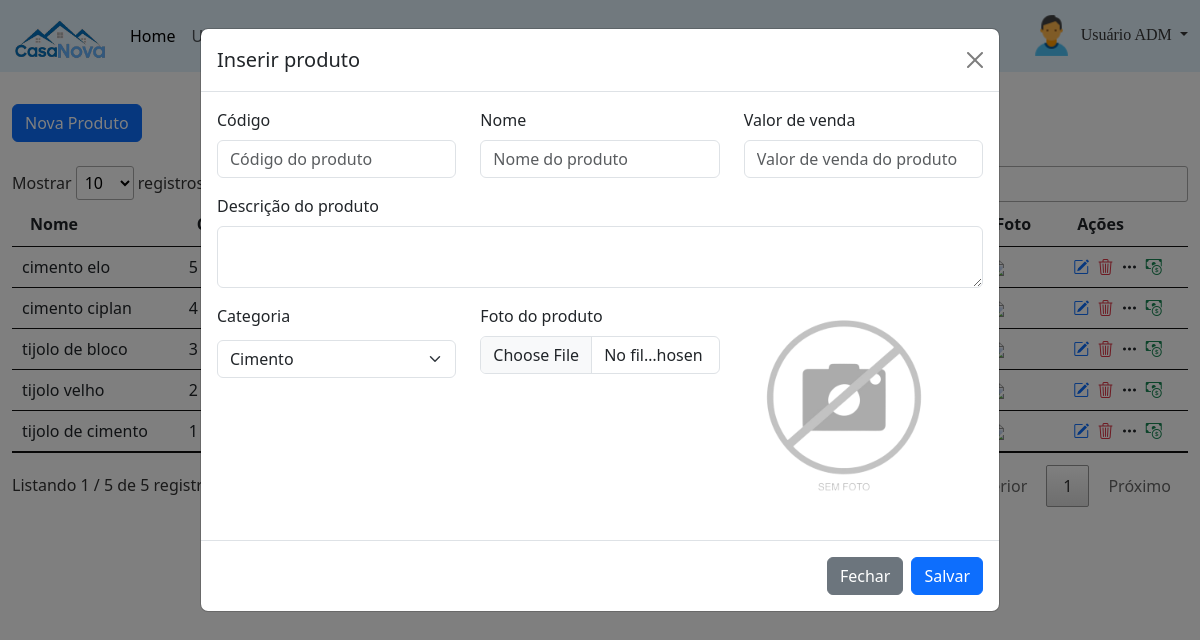
Page /painel-adm/index.php?pagina=produtos&funcao=novo (signed in) on the committed database.
### tables this page shows
CREATE TABLE `usuarios` (
  `id` int(11) NOT NULL,
  `nome` varchar(50) NOT NULL,
  `cpf` varchar(18) NOT NULL,
  `email` varchar(50) NOT NULL,
  `senha` varchar(20) NOT NULL,
  `nivel` varchar(13) NOT NULL
);

CREATE TABLE `produtos` (
  `id` int(11) NOT NULL,
  `codigo` varchar(50) NOT NULL,
  `nome` varchar(80) NOT NULL,
  `descricao` varchar(200) DEFAULT NULL,
  `estoque` int(11) NOT NULL,
  `valor_compra` decimal(8,2) NOT NULL,
  `valor_venda` decimal(8,2) NOT NULL,
  `fornecedor` int(11) NOT NULL,
  `categoria` int(11) NOT NULL,
  `foto` varchar(120) DEFAULT NULL
);

### painel-adm/produtos.php (the view, shortened to what this page needs)
<?php
$pag = 'produtos';
require_once("../conexao.php");
?>
<a class="btn btn-primary mt-2" href='index.php?pagina=<?php echo $pag ?>&funcao=novo' role="button">Nova Produto</a>
<div class="mt-4">
    <?php
    $query = $pdo->query("SELECT * from produtos order by id desc");
    $res = $query->fetchAll(PDO::FETCH_ASSOC);
    $total_reg = @count($res);
    if($total_reg > 0){ ?>
    <table id="example" class="table table-hover my-2">
            <thead>
                <tr>
                    <th>Nome</th>
                    <th>Código</th>
                    <th>Estoque</th>
                    <th>Valor de compra</th>
                    <th>Valor de venda</th>
                    <th>Fornecedor</th>
                    <th>Foto</th>
                    <th>Ações</th>
                </tr>
            </thead>
            <tbody>
                <?php
                for($i=0; $i <$total_reg; $i++){
                    $id_cat = $res[$i]['categoria'];
                    $query_2 = $pdo->query("SELECT * FROM categorias WHERE id = '$id_cat'");
                    $res_2 = $query_2->fetchAll(PDO::FETCH_ASSOC);
                    $nome_categoria = $res_2[0]['nome'];
                    $id_forn = $res[$i]['fornecedor'];
                    $query_f = $pdo->query("SELECT * from fornecedores where id = '$id_forn'");
                    $res_f = $query_f->fetchAll(PDO::FETCH_ASSOC);
                    $total_reg_f = @count($res_f);
                    if($total_reg_f > 0){
                        $nome_forn = $res_f[0]['nome'];
                        $tel_forn = $res_f[0]['telefone'];
                    }else {
                        $nome_forn = 'Fornecedor não existe';
                        $tel_forn = 'Telefone não existe';
                    }
                ?>
                <tr>
                    <td><?php echo $res[$i]["nome"] ?></td>
                    <td><?php echo $res[$i]["codigo"] ?></td>
                    <td><?php echo $res[$i]["estoque"] ?></td>
                    <td>R$ <?php echo number_format($res[$i]["valor_compra"], 2, ',', '.'); ?></td>
                    <td>R$ <?php echo number_format($res[$i]["valor_venda"], 2, ',', '.'); ?></td>
                    <td><?php echo $nome_forn ?></td>
                    <td><img src="../imagem/produtos/<?php echo $res[$i]['foto'] ?>" width="40px"></td>
                    <td>
                        <a href="index.php?pagina=<?php echo $pag ?>&funcao=editar&id=<?php echo $res[$i]['id'] ?>" title="Editar produto" style="text-decoration: none;">
                            <i class="bi bi-pencil-square text-primary mx-1"></i>
                        </a>
                        <a href="index.php?pagina=<?php echo $pag ?>&funcao=deletar&id=<?php echo $res[$i]['id'] ?>" title="Excluir produto" style="text-decoration: none;">
                            <i class="bi bi-trash3 text-danger"></i>
                        </a>
                        <a href="#" onclick="mostrarDados('<?php echo $res[$i]['nome'] ?>', '<?php echo $nome_categoria ?>', '<?php echo $res[$i]['descricao'] ?>', '<?php echo $nome_forn ?>', '<?php echo $tel_forn ?>')" title="Mais informações" style="text-decoration: none;">
                            <i class="bi bi-three-dots text-dark mx-1"></i>
                        </a>
                        <a href="#" onclick="comprarProdutos('<?php echo $res[$i]['id'] ?>')" title="Comprar" style="text-decoration: none;">
                            <i class="bi bi-cash-coin text-success"></i>
                        </a>
                    </td>
                </tr>
                <?php } ?>
            </tbody>
    </table>
    <?php }else{
        echo "<p>Não existem dados para serem exibidos!";
    } ?>
</div>
<?php
if(@$_GET['funcao'] == "editar"){
    $titulo_modal = "Editar produto";
    $query = $pdo->query("SELECT * from produtos WHERE id = '$_GET[id]'");
    $res = $query->fetchAll(PDO::FETCH_ASSOC);
    $total_reg = @count($res);
    if($total_reg > 0){
        $nome = $res[0]['nome'];
        $descricao = $res[0]['descricao'];
        $estoque = $res[0]['estoque'];
        $valor_compra = $res[0]['valor_compra'];
        $valor_venda = $res[0]['valor_venda'];
        $fornecedor = $res[0]['fornecedor'];
        $categoria = $res[0]['categoria'];
        $codigo = $res[0]['codigo'];
        $foto = $res[0]['foto'];
    }
}else{
    $titulo_modal = "Inserir produto";
}
?>
<div class="modal fade" tabindex="-1" id="modalCadastrar" data-bs-backdrop="static">
    <div class="modal-dialog modal-lg">
        <div class="modal-content">
            <div class="modal-header">
                <h5 class="modal-title"><?php echo $titulo_modal ?></h5>
                <button type="button" class="btn-close" data-bs-dismiss="modal" aria-label="Close"></button>
            </div>
            <form method="POST" id="form">
                <div class="modal-body">
                    <div class="row">
						<div class="col-md-4">
							<div class="mb-3">
								<label for="exampleFormControlInput1" class="form-label">Código</label>
								<input type="number" class="form-control" id="codigo" name="codigo" placeholder="Código do produto" required="" value="<?php echo @$codigo ?>">
							</div>
						</div>
						<div class="col-md-4">
							<div class="mb-3">
								<label for="exampleFormControlInput1" class="form-label">Nome</label>
								<input type="text" class="form-control" id="nome" name="nome" placeholder="Nome do produto" required="" value="<?php echo @$nome ?>">
							</div>
						</div>
						<div class="col-md-4">
							<div class="mb-3">
								<label for="exampleFormControlInput1" class="form-label">Valor de venda</label>
								<input type="text" class="form-control" id="valor_venda" name="valor_venda" placeholder="Valor de venda do produto" required="" value="<?php echo @$valor_venda ?>">
							</div>
						</div>
					</div>
                    <div class="mb-3">
						<label for="exampleFormControlInput1" class="form-label">Descrição do produto</label>
						<textarea type="text" class="form-control" id="descricao" name="descricao" maxlenght="200"><?php echo @$descricao ?></textarea>
					</div>
                    <div class="row">
                        <div class="col-md-4">
                            <div class="mb-3">
                                <label for="exampleFormControlInput1" class="form-label">Categoria</label>
                                <select class="form-select mt-1" aria-label="Default select example" name="categoria">
                                    <?php
							        $query = $pdo->query("SELECT * from categorias order by nome asc");
							        $res = $query->fetchAll(PDO::FETCH_ASSOC);
							        $total_reg = @count($res);
							        if($total_reg > 0){
                                        for($i=0; $i <$total_reg; $i++){
										    ?>
                                            <option <?php if(@$categoria == $res[$i]['id']){ ?> selected <?php } ?>  value="<?php echo $res[$i]['id'] ?>"><?php echo $res[$i]['nome'] ?></option>
                                    <?php }
                                    }else{
                                        echo "<option value=''>Cadastre categoria</option>";
                                    } ?>
                                </select>
                            </div>
                        </div>
                        <div class="col-md-4">
                            <div class="mb-3">
                                <label for="formFile" class="form-label">Foto do produto</label>
                                <input type="file" class="form-control" name="imagem" id="imagem" valu="<?php echo @$foto ?>" onChange="carregarImg();">
                            </div>
                        </div>
                        <div class="col-md-4">
                            <div class="mb-3">
                                <?php if (@$foto != ""){ ?>
                                    <img src="../imagem/produtos/<?php echo $foto ?>" width="200px" id="target">
                                <?php }else{ ?>
                                    <img src="../imagem/produtos/sem-foto.png" width="200px" id="target">
                                <?php } ?>
                            </div>
                        </div>
                    </div>
                </div>
                <div class="modal-footer">
                    <button name="btn-fechar" id="btn-fechar" type="button" class="btn btn-secondary" data-bs-dismiss="modal">Fechar</button>
                    <button name="btn-salvar" id="btn-salvar" type="submit" class="btn btn-primary">Salvar</button>
                </div>
            </form>
        </div>
    </div>
</div>

### painel-adm/index.php (shortened to what this page needs)
<?php
require_once("../conexao.php");
$menu1 = "home";
$menu2 = "usuarios";
$menu3 = "fornecedores";
$menu4 = "categorias";
$menu5 = "produtos";
$query = $pdo->query("SELECT * from usuarios WHERE id = '$_SESSION[id_usuario]'");
$res = $query->fetchAll(PDO::FETCH_ASSOC);
$nome_usu = $res[0]['nome'];
?>
<!DOCTYPE html>
<html lang="pt-br">
    <head>
        <link href="https://cdn.jsdelivr.net/npm/bootstrap@5.3.0-alpha1/dist/css/bootstrap.min.css" rel="stylesheet">
        <link rel="stylesheet" type="text/css" href="../recurso/DataTables/datatables.min.css"/>
        <link rel="stylesheet" href="https://cdn.jsdelivr.net/npm/bootstrap-icons@1.10.3/font/bootstrap-icons.css">
    </head>
    <body>
        <header>
            <nav class="navbar navbar-expand-lg" style="background-color: #e3f2fd;">
                <div class="container-fluid">
                    <a class="navbar-brand" href="index.php"><img src="../imagem/logo.png" class="img-fluid" width="94px" height="60px" alt="Logo"/></a>
                    <div class="collapse navbar-collapse" id="navbarSupportedContent">
                        <ul class="navbar-nav me-auto mb-2 mb-lg-0">
                            <li class="nav-item">
                                <a class="nav-link active" aria-current="page" href="index.php?pagina=<?php echo $menu1 ?>">Home</a>
                            </li>
                            <li class="nav-item">
                                <a class="nav-link" href="index.php?pagina=<?php echo $menu2 ?>">Usuários</a>
                            </li>
                            <li class="nav-item">
                                <a class="nav-link" href="index.php?pagina=<?php echo $menu3 ?>">Fornecedores</a>
                            </li>
                            <li class="nav-item dropdown">
                                <a class="nav-link dropdown-toggle" href="#" role="button" data-bs-toggle="dropdown" aria-expanded="false">
                                </a>
                            </li>
                            <li class="nav-item dropdown">
                                <a class="nav-link dropdown-toggle" href="#" role="button" data-bs-toggle="dropdown" aria-expanded="false">
                                </a>
                            </li>
                            <li class="nav-item dropdown">
                                <a class="nav-link dropdown-toggle" href="#" role="button" data-bs-toggle="dropdown" aria-expanded="false">
                                </a>
                            </li>
                            <li class="nav-item dropdown">
                                <a class="nav-link dropdown-toggle" href="#" role="button" data-bs-toggle="dropdown" aria-expanded="false">
                                </a>
                            </li>
                        </ul>
                        <form class="d-flex">
                            <div class="btn-group">
                                <a class="dropdown-toggle" href="#" role="button" data-bs-toggle="dropdown" aria-expanded="false" style="text-decoration: none; color: #363636;">
                                    <img src="../imagem/icone-usuario.png" width="49px" height="49px" alt="usuário padrão"/>
                                    <font face="Verdana"><?php echo $nome_usu; ?></font>
                                </a>
                            </div>
                        </form>
                    </div>
                </div>
            </nav>
        </header>
        <main>
            <div class="container-fluid mt-4">
                <?php
                if(@$_GET['pagina'] == $menu1){
                    require_once($menu1. ".php");
                }
                else if(@$_GET['pagina'] == $menu2){
                    require_once($menu2. ".php");
                }
                else if(@$_GET['pagina'] == $menu3){
                    require_once($menu3. ".php");
                }
                else if(@$_GET['pagina'] == $menu4){
                    require_once($menu4. ".php");
                }
                else if(@$_GET['pagina'] == $menu5){
                    require_once($menu5. ".php");
                }
                ?>
            </div>
        </main>
    </body>
</html>

### rows in the picture
usuarios: nome "Usuário ADM"
produtos: nome "cimento elo", codigo "5"
produtos: nome "cimento ciplan", codigo "4"
produtos: nome "tijolo de bloco", codigo "3"
produtos: nome "tijolo velho", codigo "2"
produtos: nome "tijolo de cimento", codigo "1"

### other values in the picture
$titulo_modal "Inserir produto"
form field categoria "Cimento"
